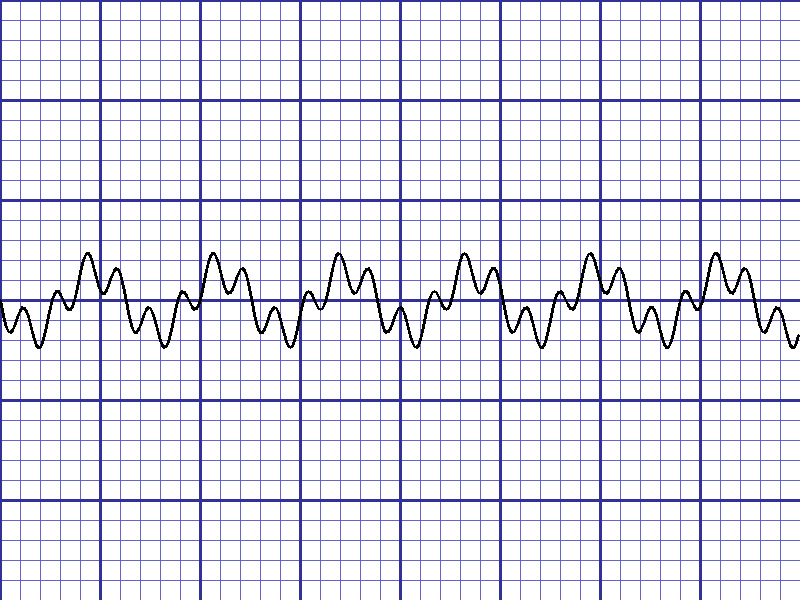
#> input picture functions_python/sample_ecg.png, 800 x 600 px
$ python -i color_isolation.py   (imports and definitions only)
#> lines starting #> are read from the running program, lines starting #| are printed output that depends on the picture; after the words box and inside, x2 and y2 are one past the last pixel; in counts of white or black regions, pixels touching at a corner belong together
"""
Color Isolation Module for ECG Images

This module provides methods to:
1. Isolate ECG traces by removing red grid and text
2. Isolate red grid by removing black ECG traces

Supports three libraries:
- OpenCV (method suffix: 'o')
- Pillow/PIL (method suffix: 'p')
- scikit-image (method suffix: 's')

Output naming convention:
- {original_prefix}-{method}_ecg.png  (ECG traces only)
- {original_prefix}-{method}_grid.png (Grid only)
"""

import numpy as np
import cv2
from typing import Dict, Tuple, Optional, List
import base64
from io import BytesIO

# Try importing optional libraries
try:
    from PIL import Image as PILImage
    PILLOW_AVAILABLE = True
except ImportError:
    PILLOW_AVAILABLE = False

try:
    from skimage import color, filters, morphology
    from skimage.color import rgb2hsv, hsv2rgb
    import skimage.io as skio
    SKIMAGE_AVAILABLE = True
except ImportError:
    SKIMAGE_AVAILABLE = False


class ColorIsolator:
    """
    Isolates colors from ECG images to separate grid from traces.

    Methods:
    - opencv (o): Uses OpenCV color space conversion and masking
    - pillow (p): Uses PIL channel splitting and manipulation
    - skimage (s): Uses scikit-image color processing
    """

    # Method identifiers for file naming
    METHOD_SUFFIXES = {
        'opencv': 'o',
        'pillow': 'p',
        'skimage': 's'
    }

    def __init__(self):
        self.available_methods = ['opencv']
        if PILLOW_AVAILABLE:
            self.available_methods.append('pillow')
        if SKIMAGE_AVAILABLE:
            self.available_methods.append('skimage')

    def get_available_methods(self) -> List[str]:
        """Return list of available methods based on installed libraries."""
        return self.available_methods

    def isolate_ecg_opencv(self, image: np.ndarray) -> Tuple[np.ndarray, Dict]:
        """
        Remove red grid and text, keep black ECG traces using OpenCV.

        Args:
            image: BGR image (OpenCV format)

        Returns:
            Tuple of (processed_image, metrics)
        """
        metrics = {'method': 'opencv', 'type': 'ecg'}

        # Convert to HSV for better color detection
        hsv = cv2.cvtColor(image, cv2.COLOR_BGR2HSV)

        # Red color ranges in HSV (red wraps around 0/180)
        # Lower red range (0-10)
        lower_red1 = np.array([0, 50, 50])
        upper_red1 = np.array([10, 255, 255])
        # Upper red range (170-180)
        lower_red2 = np.array([170, 50, 50])
        upper_red2 = np.array([180, 255, 255])

        # Create masks for red regions
        mask_red1 = cv2.inRange(hsv, lower_red1, upper_red1)
        mask_red2 = cv2.inRange(hsv, lower_red2, upper_red2)
        red_mask = cv2.bitwise_or(mask_red1, mask_red2)

        # Also detect light pink/salmon grid colors
        lower_pink = np.array([0, 20, 150])
        upper_pink = np.array([20, 100, 255])
        pink_mask = cv2.inRange(hsv, lower_pink, upper_pink)

        # Combine red and pink masks
        grid_mask = cv2.bitwise_or(red_mask, pink_mask)

        # Dilate mask slightly to ensure complete removal
        kernel = cv2.getStructuringElement(cv2.MORPH_ELLIPSE, (3, 3))
        grid_mask = cv2.dilate(grid_mask, kernel, iterations=1)

        # Convert to grayscale
        gray = cv2.cvtColor(image, cv2.COLOR_BGR2GRAY)

        # Create output - white background where grid was
        result = gray.copy()
        result[grid_mask > 0] = 255

        # Also remove any remaining colored pixels (text labels often blue/black)
        # Keep only dark pixels that aren't in the grid mask
        dark_threshold = 100
        dark_mask = gray < dark_threshold
        non_grid_dark = np.logical_and(dark_mask, grid_mask == 0)

        # Final result: white background with dark traces
        final = np.ones_like(gray) * 255
        final[non_grid_dark] = gray[non_grid_dark]

        # Convert back to BGR for consistency
        final_bgr = cv2.cvtColor(final, cv2.COLOR_GRAY2BGR)

        # Calculate metrics
        metrics['pixels_removed'] = int(np.sum(grid_mask > 0))
        metrics['pixels_kept'] = int(np.sum(non_grid_dark))
        metrics['removal_percentage'] = float(metrics['pixels_removed'] / (image.shape[0] * image.shape[1]) * 100)

        return final_bgr, metrics

    def isolate_grid_opencv(self, image: np.ndarray) -> Tuple[np.ndarray, Dict]:
        """
        Remove black ECG traces, keep red grid only using OpenCV.

        Args:
            image: BGR image (OpenCV format)

        Returns:
            Tuple of (processed_image, metrics)
        """
        metrics = {'method': 'opencv', 'type': 'grid'}

        # Convert to HSV
        hsv = cv2.cvtColor(image, cv2.COLOR_BGR2HSV)

        # Red color ranges in HSV
        lower_red1 = np.array([0, 30, 30])
        upper_red1 = np.array([15, 255, 255])
        lower_red2 = np.array([165, 30, 30])
        upper_red2 = np.array([180, 255, 255])

        # Create masks for red regions
        mask_red1 = cv2.inRange(hsv, lower_red1, upper_red1)
        mask_red2 = cv2.inRange(hsv, lower_red2, upper_red2)
        red_mask = cv2.bitwise_or(mask_red1, mask_red2)

        # Also include pink/salmon colors
        lower_pink = np.array([0, 10, 150])
        upper_pink = np.array([25, 150, 255])
        pink_mask = cv2.inRange(hsv, lower_pink, upper_pink)

        # Combine masks
        grid_mask = cv2.bitwise_or(red_mask, pink_mask)

        # Clean up mask
        kernel = cv2.getStructuringElement(cv2.MORPH_RECT, (2, 2))
        grid_mask = cv2.morphologyEx(grid_mask, cv2.MORPH_CLOSE, kernel)

        # Create output - white background with red grid only
        result = np.ones_like(image) * 255
        result[grid_mask > 0] = image[grid_mask > 0]

        # Calculate metrics
        metrics['pixels_kept'] = int(np.sum(grid_mask > 0))
        metrics['pixels_removed'] = int(image.shape[0] * image.shape[1] - metrics['pixels_kept'])
        metrics['grid_percentage'] = float(metrics['pixels_kept'] / (image.shape[0] * image.shape[1]) * 100)

        return result, metrics

    # [184 lines left out: functions isolate_ecg_pillow, isolate_grid_pillow, isolate_ecg_skimage, isolate_grid_skimage, not called in this run]

    def process(self, image: np.ndarray, method: str = 'opencv',
                output_type: str = 'both') -> Dict:
        """
        Process image to isolate colors.

        Args:
            image: BGR image
            method: 'opencv', 'pillow', or 'skimage'
            output_type: 'ecg', 'grid', or 'both'

        Returns:
            Dictionary with processed images and metrics
        """
        result = {
            'success': True,
            'method': method,
            'method_suffix': self.METHOD_SUFFIXES.get(method, 'x'),
            'outputs': {}
        }

        try:
            if output_type in ['ecg', 'both']:
                if method == 'opencv':
                    ecg_img, ecg_metrics = self.isolate_ecg_opencv(image)
                elif method == 'pillow':
                    ecg_img, ecg_metrics = self.isolate_ecg_pillow(image)
                elif method == 'skimage':
                    ecg_img, ecg_metrics = self.isolate_ecg_skimage(image)
                else:
                    raise ValueError(f"Unknown method: {method}")

                result['outputs']['ecg'] = {
                    'image': ecg_img,
                    'metrics': ecg_metrics
                }

            if output_type in ['grid', 'both']:
                if method == 'opencv':
                    grid_img, grid_metrics = self.isolate_grid_opencv(image)
                elif method == 'pillow':
                    grid_img, grid_metrics = self.isolate_grid_pillow(image)
                elif method == 'skimage':
                    grid_img, grid_metrics = self.isolate_grid_skimage(image)
                else:
                    raise ValueError(f"Unknown method: {method}")

                result['outputs']['grid'] = {
                    'image': grid_img,
                    'metrics': grid_metrics
                }

        except Exception as e:
            result['success'] = False
            result['error'] = str(e)

        return result

    # [122 lines left out: functions generate_output_filename, get_next_number_for_group, isolate_ecg, isolate_grid, test_isolation, not called in this run]


# [2 lines not run here, left out]

>>> import cv2
>>> picture = cv2.cvtColor(cv2.imread('../sample_ecg.png'), cv2.COLOR_BGR2RGB)
>>> result = ColorIsolator().process(picture)
#> in isolate_ecg_opencv, `hsv = cv2.cvtColor(image, cv2.COLOR_BGR2HSV)`: hsv: shape (600, 800, 3); mean H, S, V 0, 19, 241.6
#> in isolate_ecg_opencv, `mask_red1 = cv2.inRange(hsv, lower_red1, upper_red1)`:
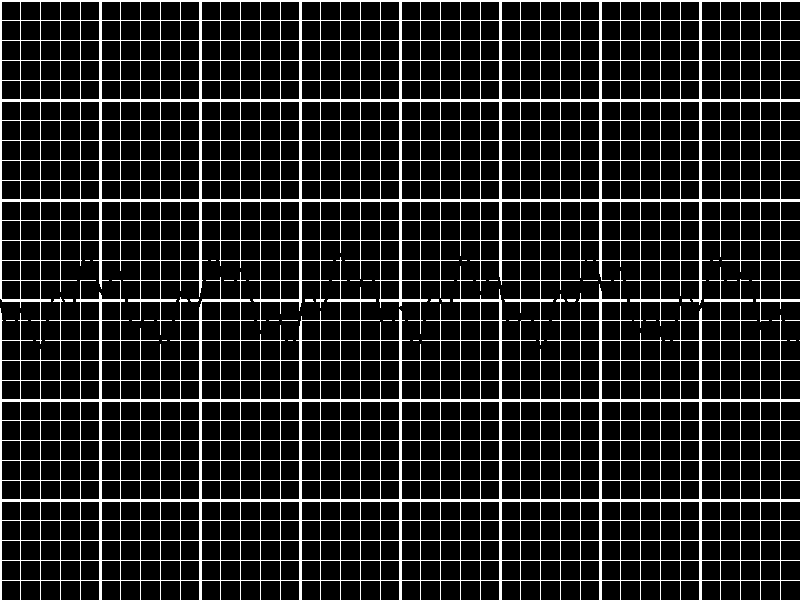
#> mask_red1: shape (600, 800); 13.1% white in thin lines or dots
#> in isolate_ecg_opencv, `mask_red2 = cv2.inRange(hsv, lower_red2, upper_red2)`: mask_red2: shape (600, 800); every value is 0
#> in isolate_ecg_opencv, `grid_mask = cv2.dilate(grid_mask, kernel, iterations=1)`:
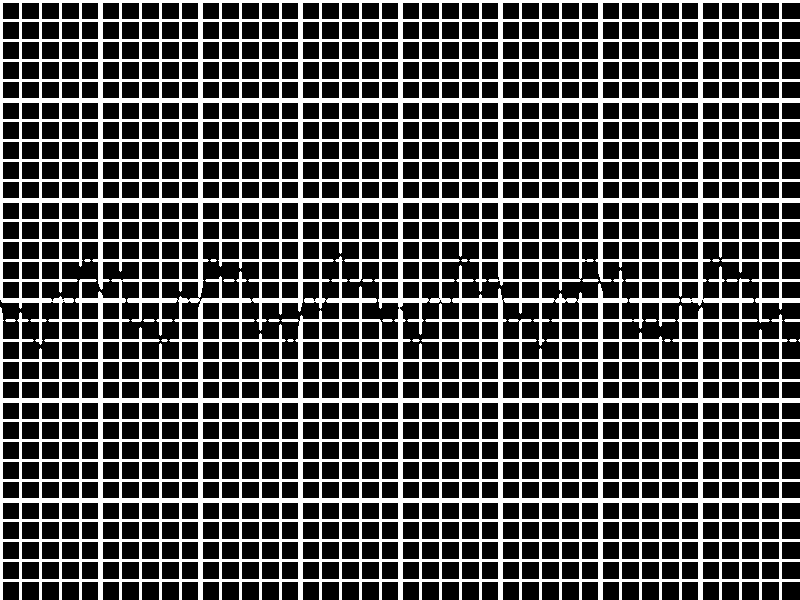
#> grid_mask: shape (600, 800); 30.3% white; 21 white regions (7 under 20 px), largest, box (x1, y1, x2, y2) and area: (0, 0, 800, 600) 145034, (582, 279, 599, 282) 47, (784, 319, 800, 322) 46
#> in isolate_ecg_opencv, `gray = cv2.cvtColor(image, cv2.COLOR_BGR2GRAY)`:
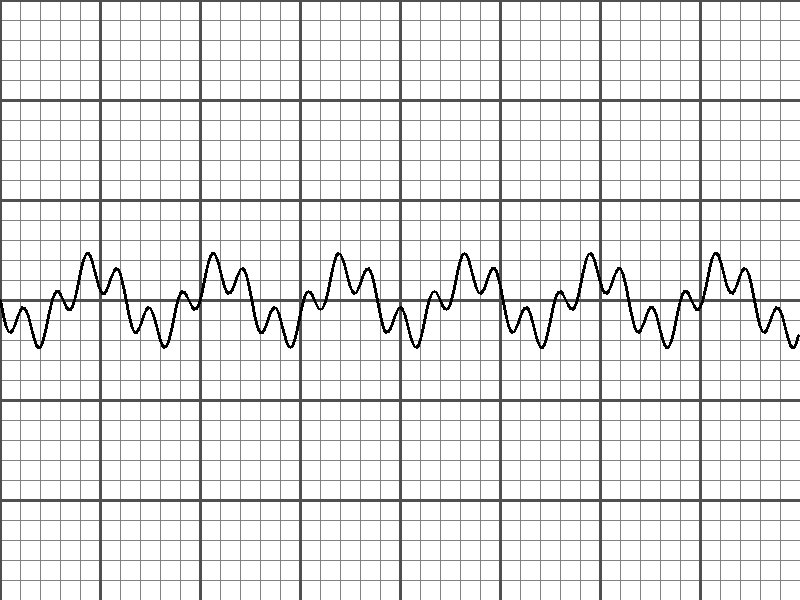
#> gray: shape (600, 800); min 0, max 255, mean 232.5
#> in isolate_ecg_opencv, `result[grid_mask > 0] = 255`:
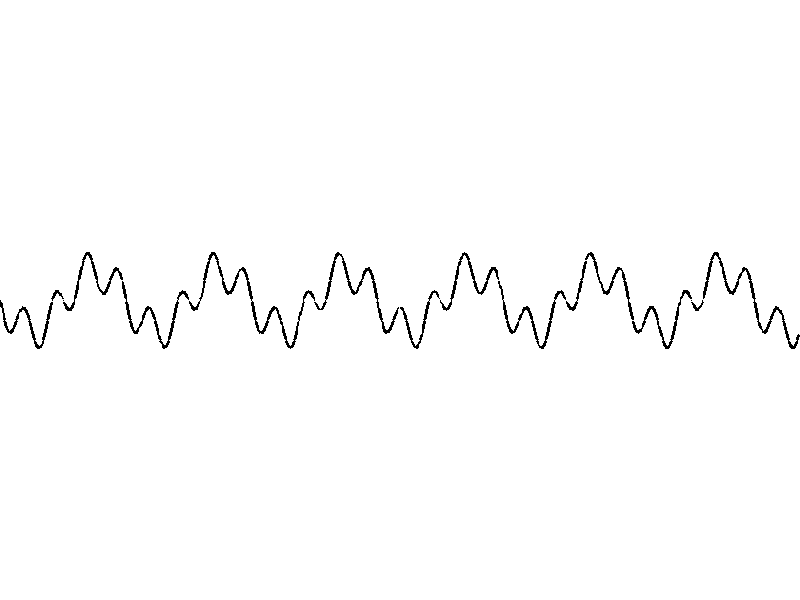
#> result: shape (600, 800); 98.8% white; black in thin lines or dots, all inside (x1, y1, x2, y2) = (0, 252, 800, 349)
#> in isolate_ecg_opencv, `dark_mask = gray < dark_threshold`:
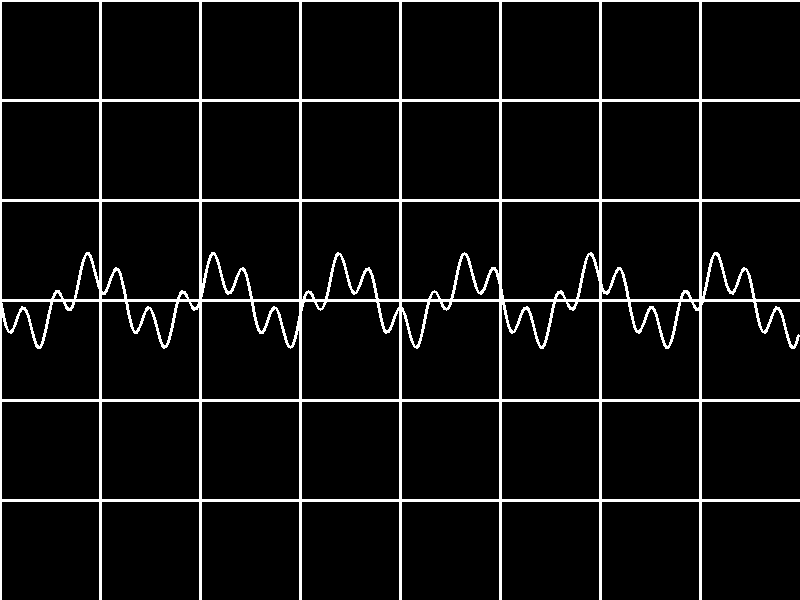
#> dark_mask: shape (600, 800) bool; 6.9% white; 1 white region, box (x1, y1, x2, y2) and area: (0, 0, 800, 600) 32995
#> in process, `ecg_img, ecg_metrics = self.isolate_ecg_opencv(image)`: ecg_metrics = {'method': 'opencv', 'type': 'ecg', 'pixels_removed': 145540, 'pixels_kept': 5696, 'removal_percentage': 30.32}
#> in isolate_grid_opencv, `pink_mask = cv2.inRange(hsv, lower_pink, upper_pink)`: pink_mask: shape (600, 800); 7.5% white in thin lines or dots
#> in isolate_grid_opencv, `grid_mask = cv2.morphologyEx(grid_mask, cv2.MORPH_CLOSE, kernel)`:
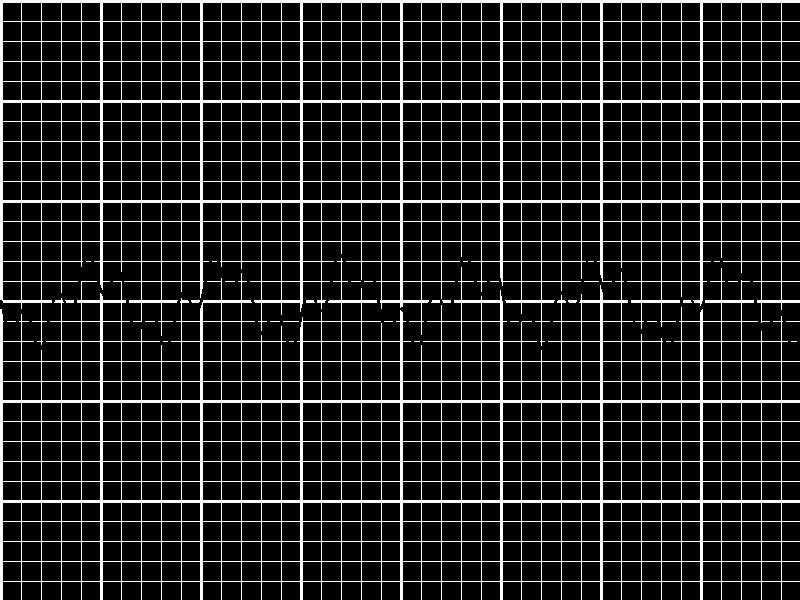
#> grid_mask: shape (600, 800); 13.3% white; 33 white regions (24 under 20 px), largest, box (x1, y1, x2, y2) and area: (0, 0, 800, 346) 33077, (0, 258, 800, 600) 30519, (65, 300, 74, 303) 25
#> in isolate_grid_opencv, `result[grid_mask > 0] = image[grid_mask > 0]`:
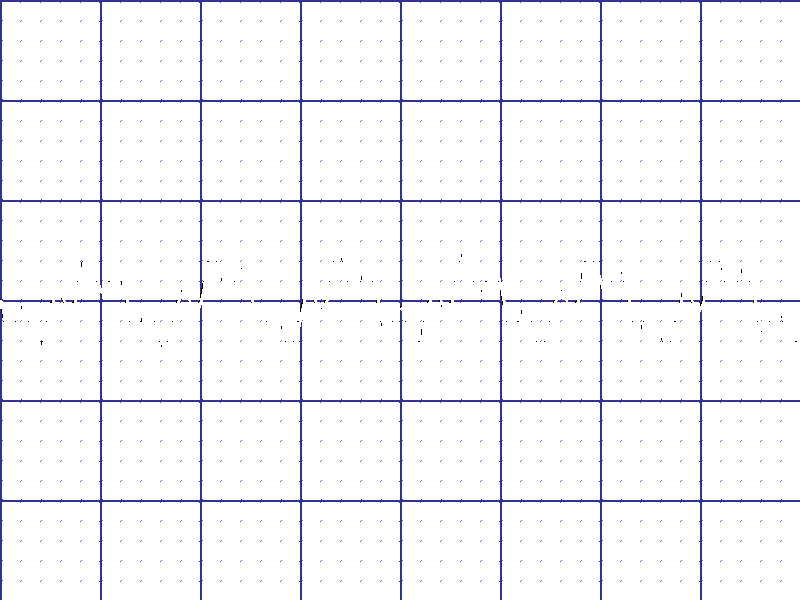
#> result: shape (600, 800, 3); mean R, G, B 246.1, 246.1, 250.5
#> in process, `grid_img, grid_metrics = self.isolate_grid_opencv(image)`: grid_metrics = {'method': 'opencv', 'type': 'grid', 'pixels_kept': 63975, 'pixels_removed': 416025, 'grid_percentage': 13.33}
#> result = 4 items
